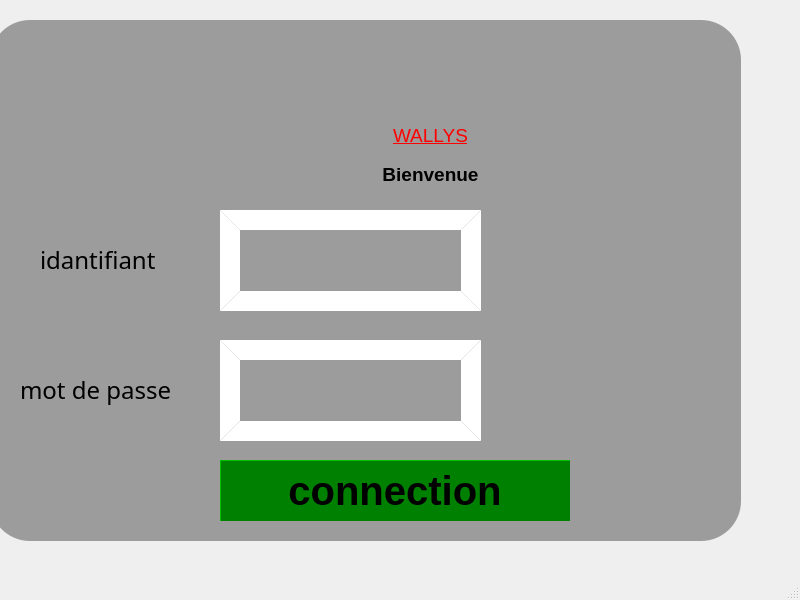
<?xml version="1.0" encoding="UTF-8"?>
<ui version="4.0">
 <class>login</class>
 <widget class="QMainWindow" name="login">
  <property name="geometry">
   <rect>
    <x>0</x>
    <y>0</y>
    <width>800</width>
    <height>600</height>
   </rect>
  </property>
  <property name="windowTitle">
   <string>MainWindow</string>
  </property>
  <widget class="QWidget" name="centralwidget">
   <widget class="QFrame" name="frame">
    <property name="geometry">
     <rect>
      <x>-10</x>
      <y>20</y>
      <width>751</width>
      <height>521</height>
     </rect>
    </property>
    <property name="styleSheet">
     <string notr="true">QFrame
{
	background-color: rgb(156, 156, 156);

  border-radius: 40px;

}</string>
    </property>
    <property name="frameShape">
     <enum>QFrame::StyledPanel</enum>
    </property>
    <property name="frameShadow">
     <enum>QFrame::Raised</enum>
    </property>
    <widget class="QLabel" name="label">
     <property name="geometry">
      <rect>
       <x>50</x>
       <y>220</y>
       <width>161</width>
       <height>41</height>
      </rect>
     </property>
     <property name="styleSheet">
      <string notr="true">*{
	
	font: 75 12pt &quot;MS Shell Dlg 2&quot;;
font-family:century gothic;
font-size:24px;
}</string>
     </property>
     <property name="text">
      <string>&lt;html&gt;&lt;head/&gt;&lt;body&gt;&lt;p&gt;&lt;span style=&quot; font-size:18pt;&quot;&gt;idantifiant&lt;/span&gt;&lt;/p&gt;&lt;/body&gt;&lt;/html&gt;</string>
     </property>
    </widget>
    <widget class="QLabel" name="label_2">
     <property name="geometry">
      <rect>
       <x>30</x>
       <y>350</y>
       <width>171</width>
       <height>41</height>
      </rect>
     </property>
     <property name="styleSheet">
      <string notr="true">*{
	
	font: 75 12pt &quot;MS Shell Dlg 2&quot;;
font-family:century gothic;
font-size:24px;
}</string>
     </property>
     <property name="text">
      <string>&lt;html&gt;&lt;head/&gt;&lt;body&gt;&lt;p&gt;&lt;span style=&quot; font-size:18pt;&quot;&gt;mot de passe &lt;/span&gt;&lt;/p&gt;&lt;/body&gt;&lt;/html&gt;</string>
     </property>
    </widget>
    <widget class="QLineEdit" name="usename">
     <property name="geometry">
      <rect>
       <x>230</x>
       <y>190</y>
       <width>261</width>
       <height>101</height>
      </rect>
     </property>
     <property name="styleSheet">
      <string notr="true">QLineEdit  {
	color: rgb(255, 255, 255);
	
     background-color:rgb(156, 156, 156);
     border-style: outset;
     border-width: 20px;
    border-radius: 60px;
     border-color: #ffffff;
     font: bold 14px;
     min-width: 7em;
     padding: 6px;
}</string>
     </property>
    </widget>
    <widget class="QLineEdit" name="password">
     <property name="geometry">
      <rect>
       <x>230</x>
       <y>320</y>
       <width>261</width>
       <height>101</height>
      </rect>
     </property>
     <property name="styleSheet">
      <string notr="true">QLineEdit  {
	color: rgb(255, 255, 255);
	
     background-color:rgb(156, 156, 156);
     border-style: outset;
     border-width: 20px;
    border-radius: 60px;
     border-color: #ffffff;
     font: bold 14px;
     min-width: 7em;
     padding: 6px;
}</string>
     </property>
     <property name="echoMode">
      <enum>QLineEdit::Password</enum>
     </property>
    </widget>
    <widget class="QPushButton" name="pushButton">
     <property name="geometry">
      <rect>
       <x>230</x>
       <y>440</y>
       <width>350</width>
       <height>61</height>
      </rect>
     </property>
     <property name="styleSheet">
      <string notr="true">QPushButton {
	font: 11pt ;
     background-color:#008000;
     border-style: outset;
     border-width: 1px;
    border-radius: 100px;
     border-color: #008000;
     font: bold 40px;
     min-width: 7em;
     padding: 6px;
}</string>
     </property>
     <property name="text">
      <string>connection</string>
     </property>
    </widget>
    <widget class="QWidget" name="widget" native="true">
     <property name="geometry">
      <rect>
       <x>340</x>
       <y>10</y>
       <width>191</width>
       <height>81</height>
      </rect>
     </property>
     <property name="styleSheet">
      <string notr="true">image: url(:/pro/z/125489252_1022359864930923_5907136318288721998_n.png);</string>
     </property>
    </widget>
    <widget class="QLabel" name="label_3">
     <property name="geometry">
      <rect>
       <x>340</x>
       <y>100</y>
       <width>201</width>
       <height>31</height>
      </rect>
     </property>
     <property name="text">
      <string>&lt;html&gt;&lt;head/&gt;&lt;body&gt;&lt;p align=&quot;center&quot;&gt;&lt;span style=&quot; font-size:14pt; text-decoration: underline; color:#ff0000;&quot;&gt;WALLYS&lt;/span&gt;&lt;/p&gt;&lt;/body&gt;&lt;/html&gt;</string>
     </property>
    </widget>
    <widget class="QLabel" name="label_4">
     <property name="geometry">
      <rect>
       <x>370</x>
       <y>139</y>
       <width>141</width>
       <height>31</height>
      </rect>
     </property>
     <property name="text">
      <string>&lt;html&gt;&lt;head/&gt;&lt;body&gt;&lt;p align=&quot;center&quot;&gt;&lt;span style=&quot; font-size:14pt; font-weight:600;&quot;&gt;Bienvenue&lt;/span&gt;&lt;/p&gt;&lt;/body&gt;&lt;/html&gt;</string>
     </property>
    </widget>
   </widget>
  </widget>
  <widget class="QMenuBar" name="menubar">
   <property name="geometry">
    <rect>
     <x>0</x>
     <y>0</y>
     <width>800</width>
     <height>21</height>
    </rect>
   </property>
  </widget>
  <widget class="QStatusBar" name="statusbar"/>
 </widget>
 <resources/>
 <connections/>
</ui>
